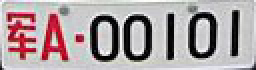
%> input picture 大作业/image/I类/军A00101.jpg, 128 x 35 px (shown 2 times larger)
$ octave junA00101.m   (GNU Octave 9; MATLAB toolbox functions it lacks are replaced by stand-ins)
%> lines starting %> are read from the running program, lines starting %| are printed output that depends on the picture; in (x1, y1, x2, y2) boxes, pixels count from 0 and x2, y2 are one past the last pixel; in counts of white or black regions, pixels touching at a corner belong together; the program's own positions count from 1
clear;
clc;

% 读取图像
f = imread('../image/I类/军A00101.jpg');
%> f is the input picture: size 35x128x3 uint8; mean R, G, B 173.2, 161.1, 163.1

% 灰度图
g = rgb2gray(f);
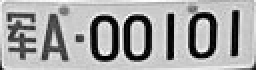
%> g: size 35x128 uint8 (shown 2 times larger); min 0, max 255, mean 164.9

% 2值图像
g1 = imbinarize(g, 0.6);
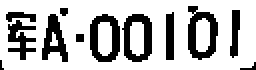
%> g1: size 35x128 logical (shown 2 times larger); 73.6% white; 12 black regions (4 under 20 px), largest, box (x1, y1, x2, y2) and area: (94, 3, 109, 30) 210, (45, 7, 60, 31) 201, (61, 7, 76, 31) 195
g1 = ~g1;

% 制作切割模板，切割车牌信息部分（去掉边框）
g2 = imopen(g1, strel('rectangle', [2, 2]));
%> g2: size 35x128 logical; 26.2% white; 12 white regions (4 under 20 px), largest, box (x1, y1, x2, y2) and area: (94, 3, 109, 30) 209, (45, 7, 60, 31) 201, (62, 7, 76, 31) 194
bg1 = imclose(g2, strel('rectangle', [50, 50]));
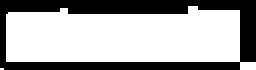
%> bg1: size 35x128 logical (shown 2 times larger); 65.7% white; 1 black region, box (x1, y1, x2, y2) and area: (0, 0, 128, 35) 1538
bg2 = imopen(bg1, strel('rectangle', [5, 100]));
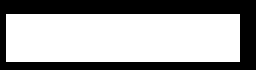
%> bg2: size 35x128 logical (shown 2 times larger); 62.7% white; 1 black region, box (x1, y1, x2, y2) and area: (0, 0, 128, 35) 1672

% 连通区域标记
[l, m] = bwlabel(bg2);
%> l: size 35x128 double; values 0 (black) and 1 (white), 62.7% white; 1 black region
%> m = 1
status = regionprops(l, 'BoundingBox');
%> status = 1 region; box (x1, y1, x2, y2): (3, 7, 120, 31)
centroid = regionprops(l, 'Centroid');
%> centroid = 1 region; Centroid: [62 19.5]


% 根据坐标进行图像分割
X = status(1).BoundingBox(1);
%> X = 3.5
Y = status(1).BoundingBox(2);
%> Y = 7.5
width = status(1).BoundingBox(3);
%> width = 117
height = status(1).BoundingBox(4);
%> height = 24
g3 = imcrop(g1, [X, Y, width, height]);
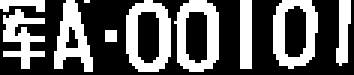
%> g3: size 25x118 logical (shown 3 times larger); 37.8% white; 10 white regions (2 under 20 px), largest, box (x1, y1, x2, y2) and area: (42, 0, 57, 24) 201, (58, 0, 73, 24) 195, (91, 0, 106, 23) 188

g4 = bwareaopen(g3, 40);
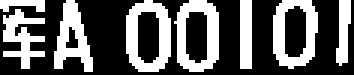
%> g4: size 25x118 logical (shown 3 times larger); 37.2% white; 8 white regions, largest, box (x1, y1, x2, y2) and area: (42, 0, 57, 24) 201, (58, 0, 73, 24) 195, (91, 0, 106, 23) 188

figure('NumberTitle', 'off', 'Name', '军A00101');
subplot(2, 2, 1); imshow(f); title('原始图像');
subplot(2, 2, 2); imshow(g1); title('二值图像');
subplot(2, 2, 3); imshow(bg2); title('分割模板');
subplot(2, 2, 4); imshow(g4); title('最终结果');
